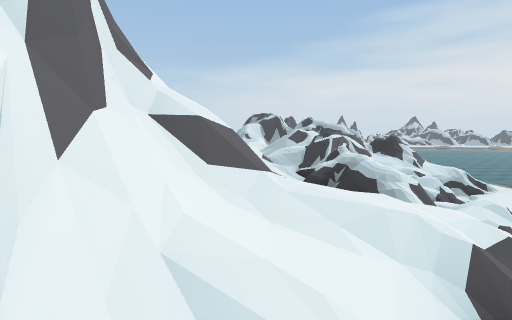
view 1 (above)

24 first-person views from a walk through a 3-D level made in the Unity game engine. The camera is 1.3 m above the floor, tilts 6° down and sees 80° across. The floor is counted in squares, 2 m on a side. Each view is taken from the middle of a square. On the plan, view 1 faces up. The plan holds only what a view shows up to about 10 squares ahead; the rest is blank. The place goes on beyond the plan. Some animated figures are not drawn.

view 2
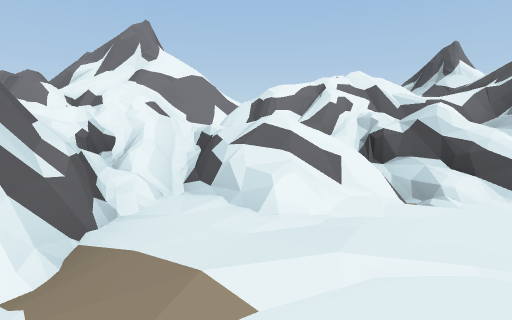

view 3
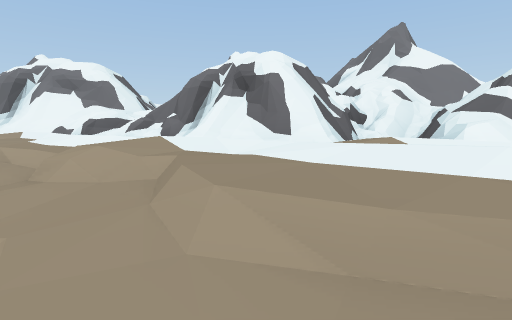

view 4
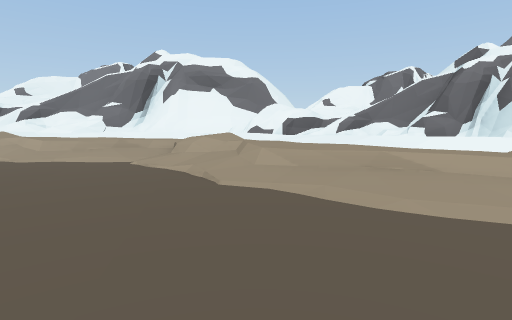

view 5
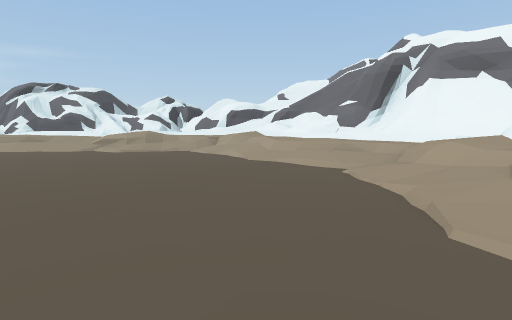

view 6
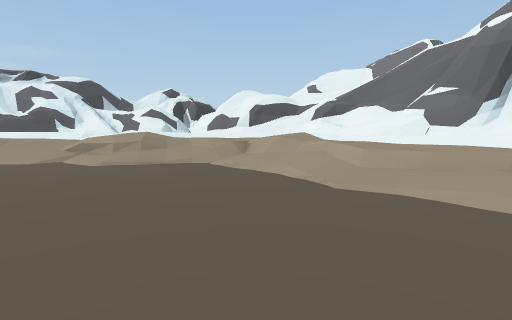

view 7
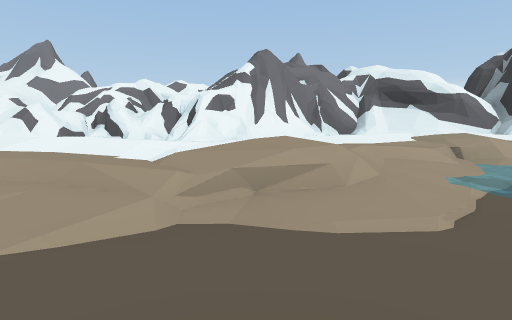

view 8
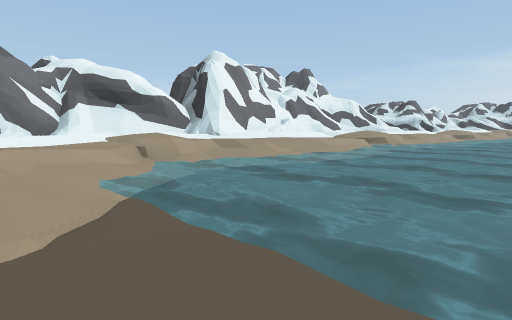

view 9
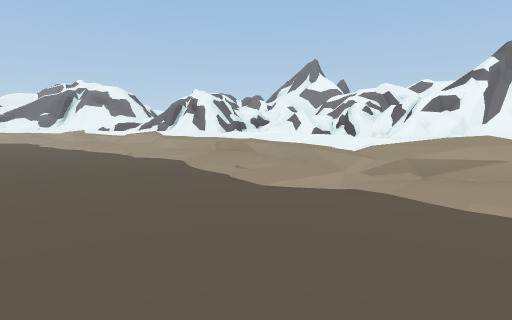

view 10
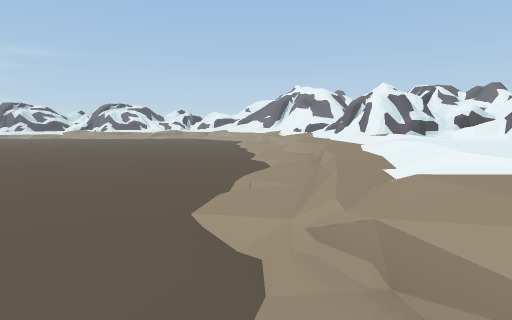

view 11
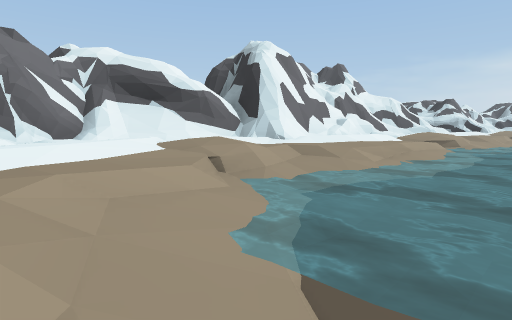

view 12
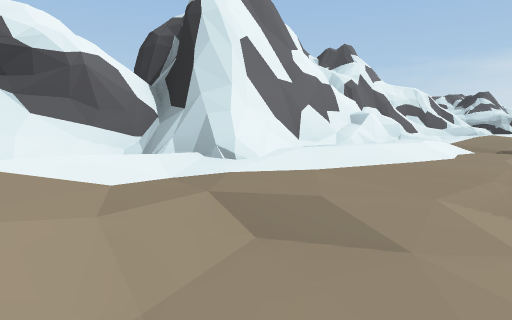

view 13
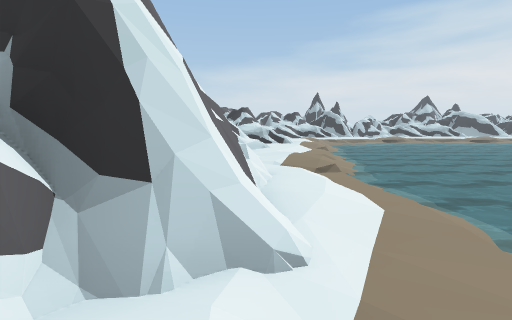

view 14
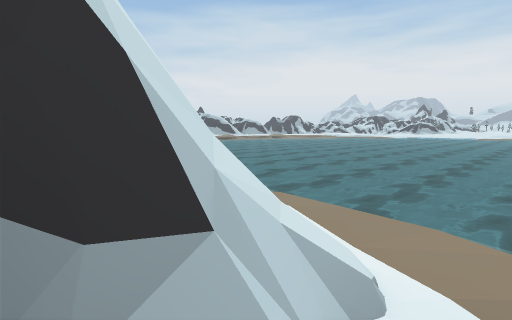

view 15
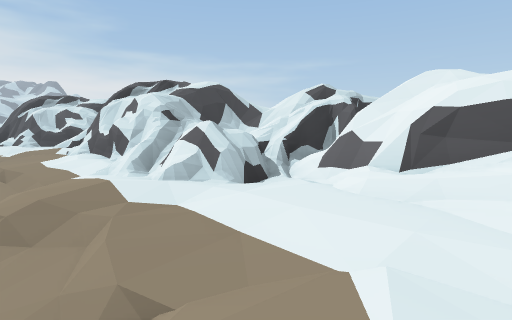

view 16
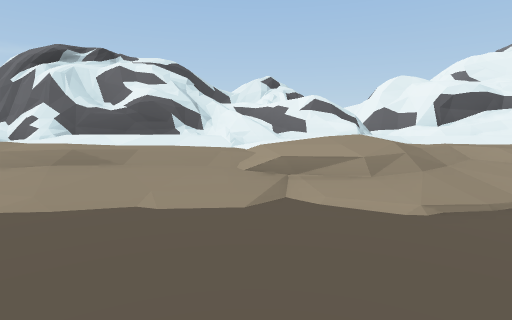

view 17
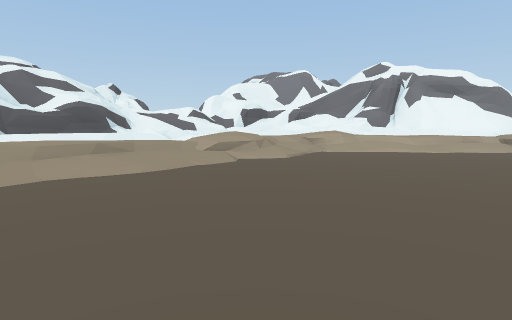

view 18
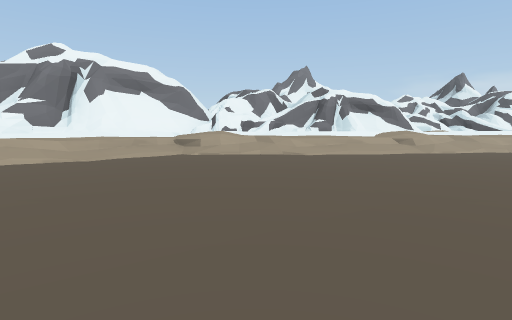

view 19
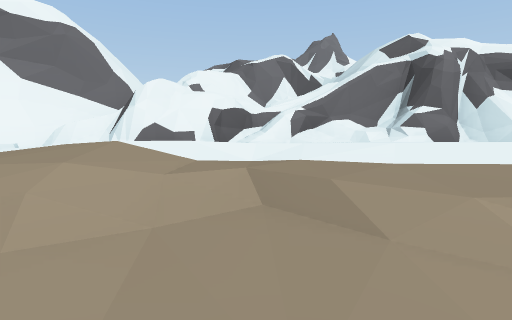

view 20
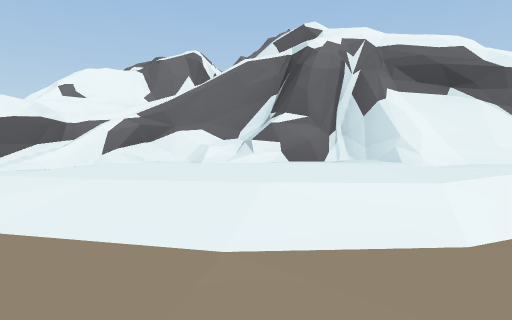

view 21
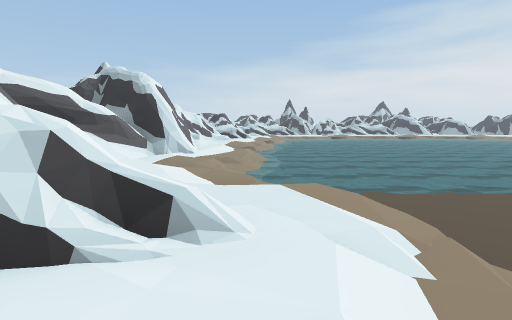

view 22
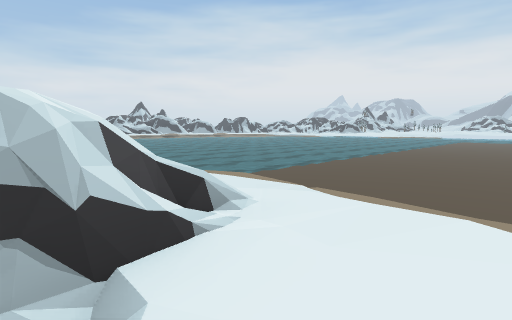

view 23
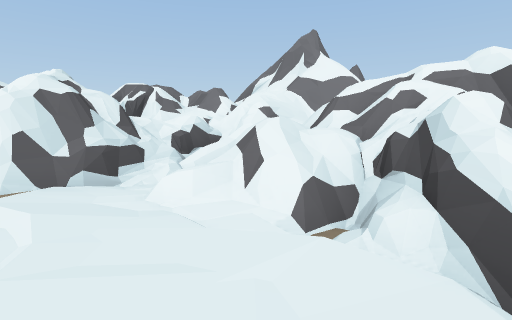

view 24
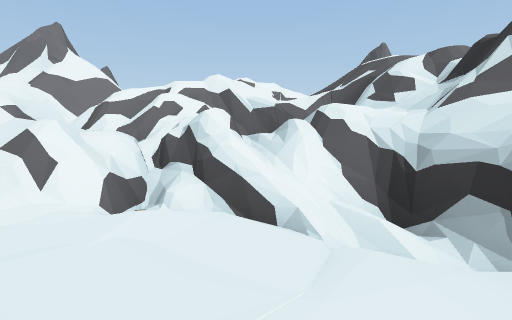

### Floor plan
Key: @ floor where view 1 was taken; # wall or solid block; x gap in a wall; . main floor; : floor 0.25 m higher than the main floor; + floor 0.75 m higher than the main floor; * floor 1 m higher than the main floor; % floor 3.5 m higher than the main floor; & floor 3.75 m higher than the main floor; / step, stairs or slope; = window, fence, low wall or low ledge; ~ water the walk can cross; ^ raised ledge; v drop or lower ground.
Columns run from 1 left of view 1 to 23 right of it. Each row starts with its distance up from view 1.
 26       #==*+~~~~~~
 25       ##+//~~~~~~
 24        #+//~~~~~
 23        #///~~~~~
 22        #//~~~~~~~
 21        #=//~~~~~~~
 20        #///~~~~~~~~
 19       ###//~~~~~~~~~
 18      ####//~~~~~~~~~~
 17      ##////~~~~~~~
 16      #/+//~~~~~~~
 15      #////:~~~~~~
 14      #/*///~~~~~~~
 13      ###/////......
 12       ###////.......
 11     #=###=///........
 10    ^##==/+*//........
  9 //=^###=***//....
  8 v//##=#/+*///....
  7   /=/===+*//......
  6    //===+*///......
  5 =# //////////.......
  4 =#/=///x#////........
  3 #=/////&#////........
  2 #////  =#////.....
  1 #/=/// #/////......
  0 #@ ==## /////.......
 -1     ==#//////........
 -2     =##=//=//...........
 -3       ==#=#//...........
 -4         ##////..........
 -5          #/////.........
 -6          v#/////........
 -7          =##////////////
 -8          ^=#/////////////
 -9            ##////////////
-10             ###//=///x=##
-11              =###=//////#
-12              %  ==///=/=#
-13             ==   ##/=#
-14             #=   ####
-15                   =

Where each view was taken, in squares from view 1:
view 1: 0 up, 0 right, facing up
view 2: 6 up, 9 right, facing left
view 3: 7 up, 11 right, facing down-left
view 4: 3 up, 14 right, facing down-left
view 5: 2 up, 13 right, facing down
view 6: 1 down, 14 right, facing down
view 7: 12 up, 13 right, facing left
view 8: 13 up, 13 right, facing up-left
view 9: 13 up, 14 right, facing down-left
view 10: 13 up, 11 right, facing down
view 11: 13 up, 11 right, facing up-left
view 12: 16 up, 9 right, facing up-left
view 13: 16 up, 7 right, facing up
view 14: 17 up, 6 right, facing up-right
view 15: 7 down, 13 right, facing down-right
view 16: 4 down, 18 right, facing down
view 17: 2 down, 22 right, facing down-left
view 18: 1 down, 19 right, facing left
view 19: 1 down, 12 right, facing left
view 20: 1 up, 11 right, facing left
view 21: 9 up, 9 right, facing up
view 22: 9 up, 7 right, facing up-right
view 23: 9 up, 8 right, facing down-left
view 24: 9 up, 9 right, facing left
